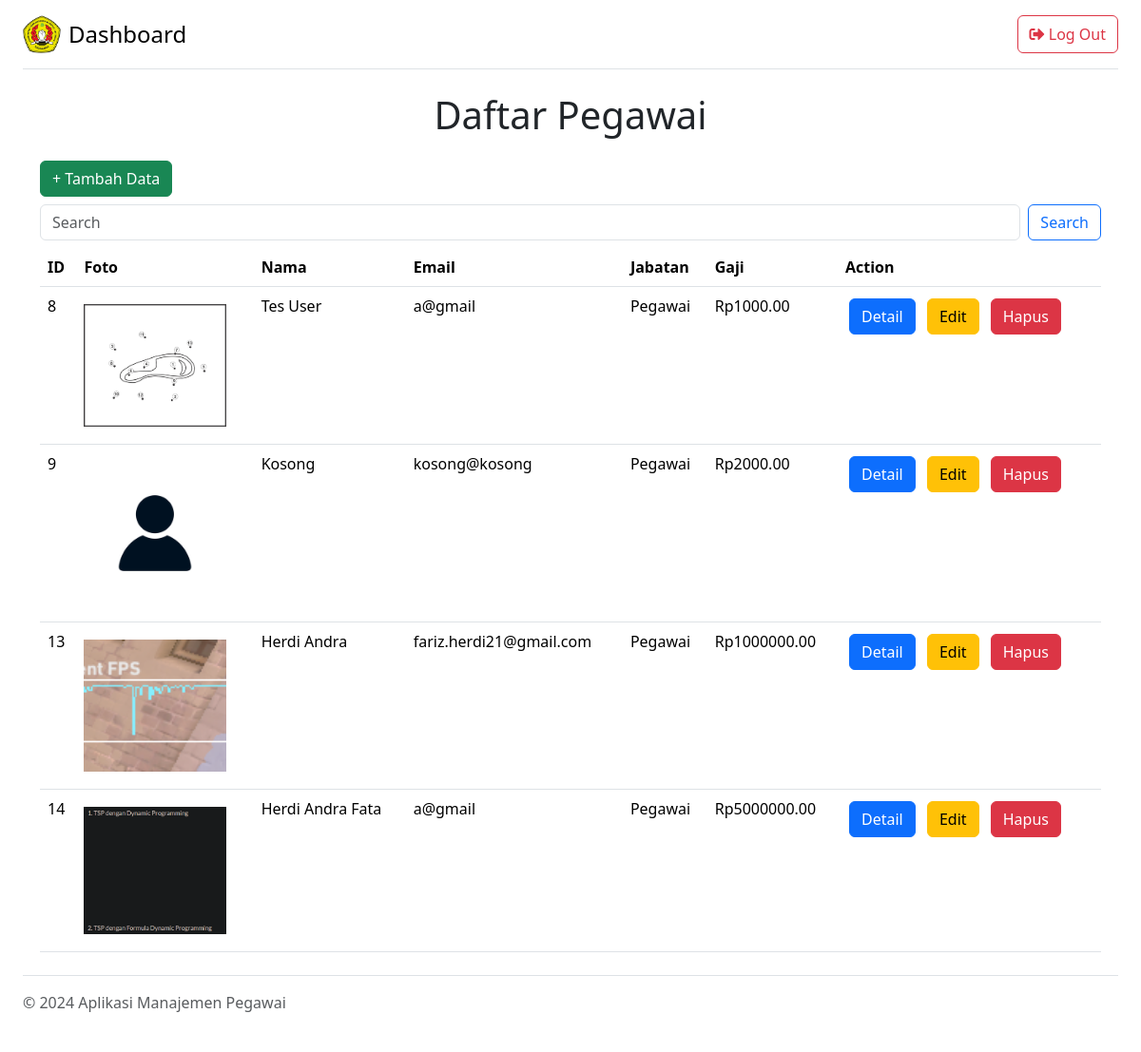
Page /index.php?action=list (signed in) on the committed database.
### tables this page shows
CREATE TABLE `employees` (
  `id` int NOT NULL,
  `name` varchar(100) NOT NULL,
  `email` varchar(100) NOT NULL,
  `position` varchar(100) DEFAULT NULL,
  `salary` decimal(10,2) DEFAULT NULL,
  `image` varchar(100) DEFAULT NULL
);

### controllers/EmployeeController.php (called while the page is built, shortened)
<?php
require_once 'models/Employee.php';
class EmployeeController
{
  private $model;
  public function __construct($db)
  {
    $this->model = new Employee($db);
  }
  public function index()
  {
    $searchTerm = isset($_GET['search']) ? $_GET['search'] : '';
    if ($searchTerm) {
      $employees = $this->model->search($searchTerm);
    } else {
      $employees = $this->model->getAll();
    }
    require 'views/list.php';
  }
}
?>

### models/Employee.php (called while the page is built, shortened)
<?php
class Employee
{
  public $conn;
  public function __construct($db)
  {
    $this->conn = $db;
  }
  public function getAll()
  {
    return $this->conn->query("SELECT * FROM employees")->fetch_all(MYSQLI_ASSOC);
  }
}
?>

### views/list.php (the view, shortened to what this page needs)
<div class="container">
  <h1 class="text-center my-4">Daftar Pegawai</h1>
  <a href="index.php?action=add" class="btn btn-success">&#43; Tambah Data</a>
  <form class="d-flex my-2" method="GET" action="index.php">
    <input class="form-control me-2" type="search" placeholder="Search" name="search"
      value="<?= isset($_GET['search']) ? $_GET['search'] : '' ?>">
    <button class="btn btn-outline-primary" type="submit">Search</button>
  </form>
  <div class="table-responsive-md">
    <?php if (empty($employees)): ?>
      <p class="text-center my-4">Data Tidak Ditemukan</p>
    <?php else: ?>
      <table class="table">
        <tr>
          <th>ID</th>
          <th>Foto</th>
          <th>Nama</th>
          <th>Email</th>
          <th>Jabatan</th>
          <th>Gaji</th>
          <th>Action</th>
        </tr>
        <?php foreach ($employees as $employee): ?>
          <tr>
            <td><?= $employee['id'] ?></td>
            <td><img src="<?= isset($employee['image']) ? $employee['image'] : "assets/img/employee.jpg" ?>"
                alt="Gambar Pegawai" class="employee-img"></td>
            <td><?= $employee['name'] ?></td>
            <td><?= $employee['email'] ?></td>
            <td><?= $employee['position'] ?></td>
            <td>Rp<?= $employee['salary'] ?></td>
            <td>
              <a href="index.php?action=detail&id=<?= $employee['id'] ?>" class="btn btn-primary m-1">Detail</a>
              <a href="index.php?action=edit&id=<?= $employee['id'] ?>" class="btn btn-warning m-1">Edit</a>
              <button type="button" class="btn btn-danger m-1" data-bs-toggle="modal"
                data-bs-target="#deleteModal<?= $employee['id'] ?>">
                Hapus
              </button>
            </td>
          </tr>
        <?php endforeach; ?>
      </table>
    <?php endif; ?>
  </div>
</div>
<?php
$content = ob_get_clean();
include 'views/layout/layout.php';
?>

### index.php (shortened to what this page needs)
<?php
require_once 'config/database.php';
require_once 'controllers/EmployeeController.php';
$employeeController = new EmployeeController($conn);
$action = isset($_GET['action']) ? $_GET['action'] : 'login';
switch ($action) {
  case 'list':
    $employeeController->index();
    break;
}
?>

### views/layout/layout.php (shortened to what this page needs)
<!DOCTYPE html>
<html lang="en">
<head>
  <link href="assets/css/style.css" rel="stylesheet">
  <link href="https://cdn.jsdelivr.net/npm/bootstrap@5.3.3/dist/css/bootstrap.min.css" rel="stylesheet"
>
  <link href="https://cdnjs.cloudflare.com/ajax/libs/font-awesome/5.15.4/css/all.min.css" rel="stylesheet">
</head>
<body>
  <?php include 'views/layout/header.php';
  echo $content;
  include 'views/layout/footer.php'; ?>
</body>
</html>

### views/layout/header.php (shortened to what this page needs)
<header class="d-flex flex-wrap justify-content-between py-3 mx-4 border-bottom">
  <a href="/" class="d-flex align-items-center mb-3 mb-md-0 me-md-auto link-body-emphasis text-decoration-none">
    <img src="assets/img/logo.png" alt="" style="width: 40px">
    <span class="fs-4 mx-2">Dashboard</span>
  </a>
  <button type="button" class="btn btn-outline-danger" data-bs-toggle="modal" data-bs-target="#exampleModal">
    <i class="fas fa-sign-out-alt"></i> Log Out
  </button>
</header>

### views/layout/footer.php
<footer class="d-flex flex-wrap justify-content-between align-items-center py-3 m-4 border-top">
  <p class="col-md-4 mb-0 text-body-secondary">© 2024 Aplikasi Manajemen Pegawai</p>
</footer>

### assets/css/style.css (style rules this page uses)
.employee-img { width: 150px; max-height: 200px; margin: 10px 0; object-fit: cover; }

### rows in the picture
employees: id "8", image (picture), name "Tes User", email "a@gmail", position "Pegawai", salary "1000.00"
employees: id "9", name "Kosong", email "kosong@kosong", position "Pegawai", salary "2000.00"
employees: id "13", image (picture), name "Herdi Andra", email "fariz.herdi21@gmail.com", position "Pegawai", salary "1000000.00"
employees: id "14", image (picture), name "Herdi Andra Fata", email "a@gmail", position "Pegawai", salary "5000000.00"
